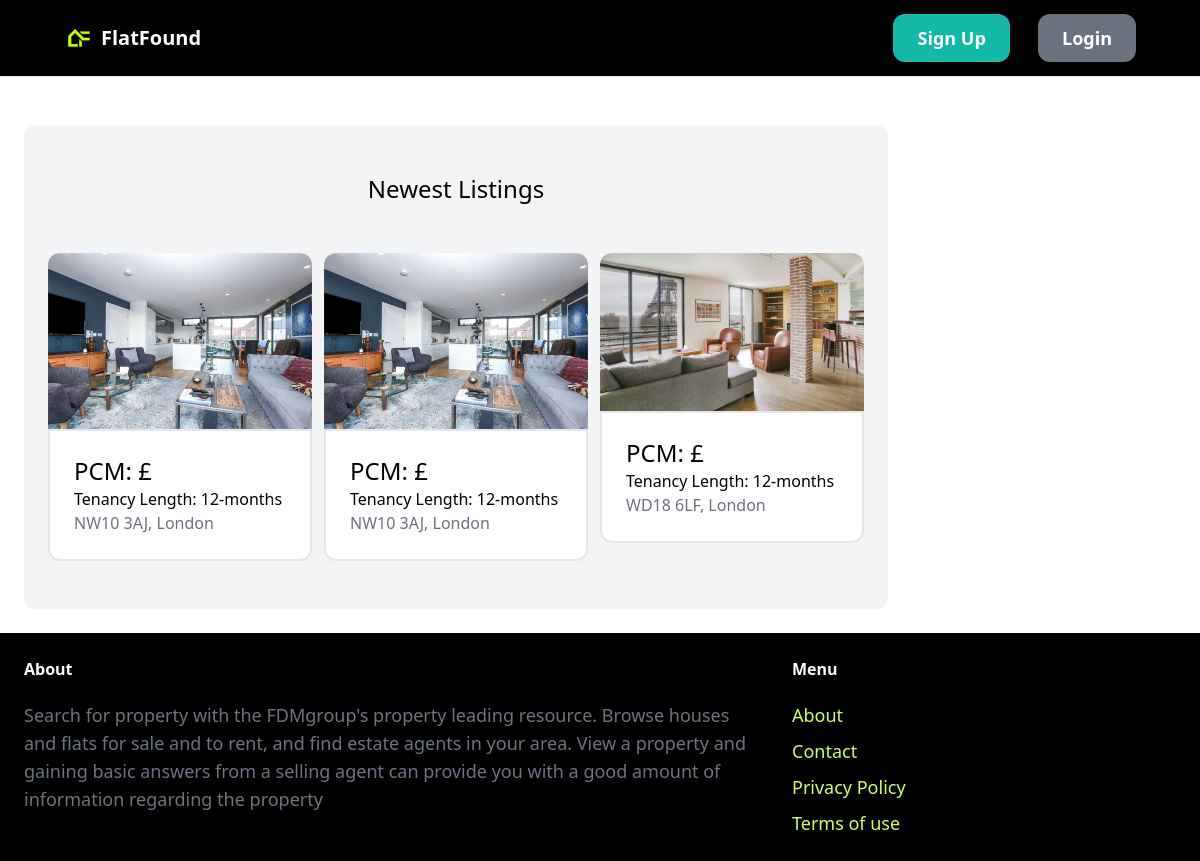
Before: /index/ with the older database file.
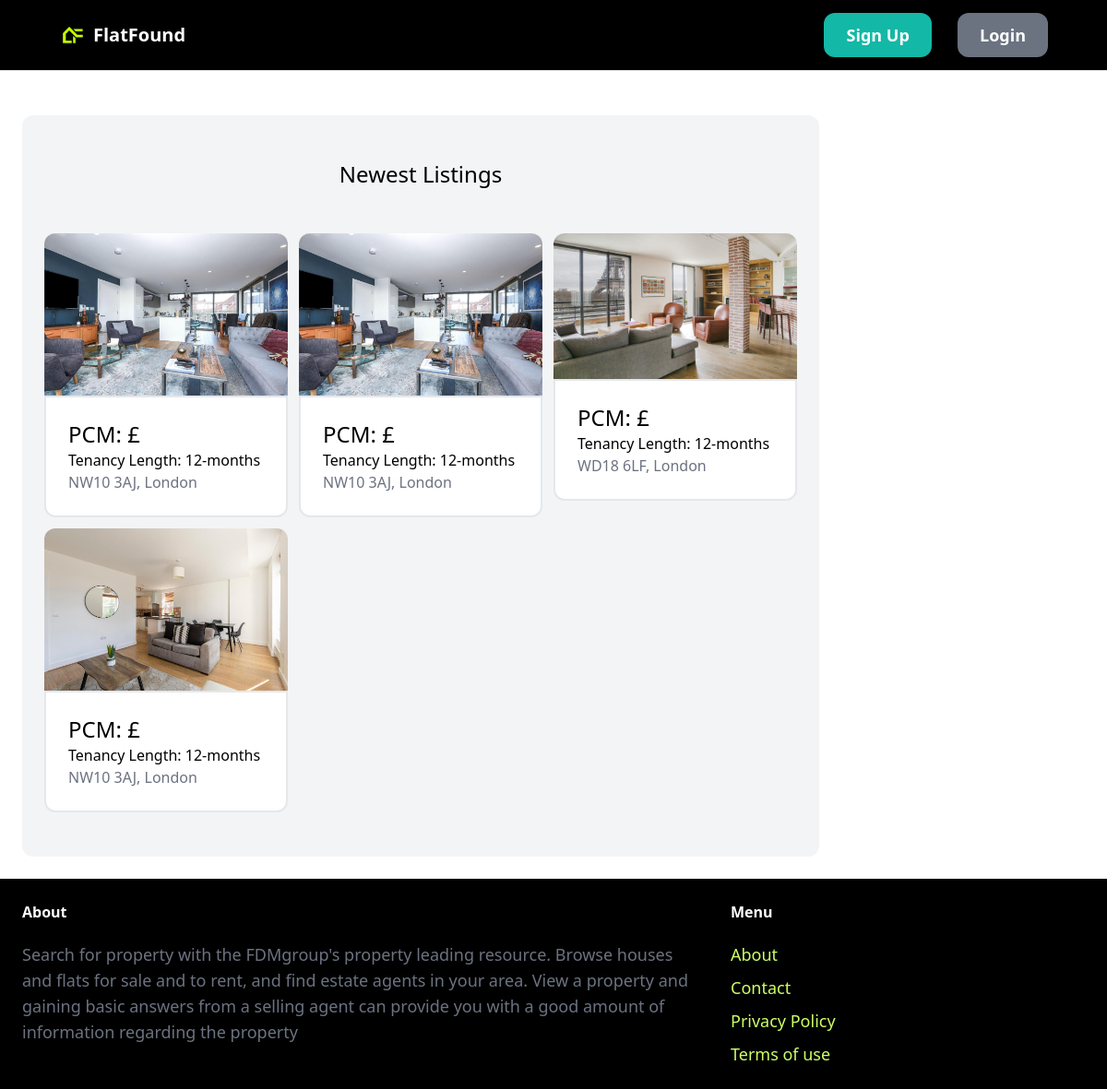
After: the same page with the newer database file.
### property/models.py (models this page shows, shortened)
class Property(models.Model):
    country = models.ForeignKey(Countries, related_name='countries', on_delete=models.CASCADE)
    city = models.TextField(blank=True, null=True)
    category = models.ForeignKey(Category, related_name='properties', on_delete=models.CASCADE)
    price_PCM = models.IntegerField()
    PPW = models.FloatField()
    address = models.TextField(blank=True, null=True)
    postcode = models.TextField(blank=True, null=True)
    pet_friendly = models.BooleanField(blank=True, null=True)
    number_of_beds = models.IntegerField(blank=True, null=True)
    number_of_bathrooms = models.IntegerField(blank=True, null=True)
    description = models.TextField(blank=True, null=True)
    image1 = models.ImageField(upload_to='prop_images', blank=True, null=True)
    image2 = models.ImageField(upload_to='prop_images', blank=True, null=True)
    image3 = models.ImageField(upload_to='prop_images', blank=True, null=True)
    image4 = models.ImageField(upload_to='prop_images', blank=True, null=True)
    favourites = models.ManyToManyField(User, related_name='favourite', default=None, blank=True)
    created_by = models.ForeignKey(
        User, related_name='properties', on_delete=models.CASCADE)
    created_at = models.DateField(auto_now_add=True)

class Category(models.Model):
    name = models.CharField(max_length=255)
    class Meta:
        verbose_name_plural = 'Categories'
    def __str__(self):
        return self.name  # Shows the name of property on admin page

### core/views.py (the view)
# urls.py: path('index/', views.index, name='index'),
def index(request):
    properties = Property.objects.all()[0:6]
    categories = Category.objects.all
    countries = Countries.objects.all
    return render(request, 'core/index.html', {
        'countries': countries,
        'categories': categories,
        'properties': properties
    })

### core/templates/core/index.html (shortened to what this page needs)
{% extends 'core/base.html' %}
{% block content %}
<div class="flex">
    <div class="w-3/4">
        <div class="mt-6 px-6 py-12 bg-gray-100 rounded-xl">
            <h2 class="mb-12 text-2xl text-center">Newest Listings</h2>
            <div class="grid grid-cols-3 gap-3 mt-6">
                {% for property in properties %}
                {% if request.user != property.created_by %}
                <div>
                    <a href="{% url 'property:detail' property.id %}">
                        <div>
                            <img src="{{ property.image1.url }}" alt="" class="rounded-t-xl">
                        </div>
                        <div class="p-6 bg-white rounded-b-xl border-2">
                            <h2 class="text-2xl">PCM: £{{property.price_pcm}}</h2>
                            <h2 class="text-1xl">Tenancy Length: {{property.category}} </h2>
                            <p class="text-gray-500">{{property.postcode}}, {{property.city}} </p>
                        </div>
                    </a>
                </div>
                {% endif %}
                {% endfor %}
            </div>
        </div>
    </div>
</div>
{% endblock %}

### core/templates/core/base.html (shortened to what this page needs)
{% load static %}
<!DOCTYPE html>
<html lang="en">
<head>
    <script src="https://cdn.tailwindcss.com"></script>
</head>
<body>
    <nav class="px-16 py-6 flex justify-between items-center border-b border-gray-200 bg-black text-white">
        <a href="{% url 'core:index' %}" class="flex items-center space-x-2">
            <img src="/FlatFound/core/templates/core/Logo.jpg" alt="Logo" class="h-6 w-auto">
            <span class="text-xl font-semibold title-option">FlatFound</span>
        </a>
        <div class="space-x-6">
            {% if request.user.is_authenticated %}
                <a href="{% url 'property:properties' %}" class="text-lg font-semibold menu-option">Browse</a>
                <a href="{% url 'dashboard:index' %}" class="text-lg font-semibold menu-option">Dashboard</a>
                <a href="{% url 'property:new' %}" class="text-lg font-semibold menu-option">New Listing</a>
                <a href="{% url 'property:favourite_list' %}" class="text-lg font-semibold menu-option">Favourites</a>
                <a href="{% url 'core:logout' %}" class="text-lg font-semibold menu-option">Logout</a>
            {% else %}
                <a href="{% url 'core:signup' %}" class="px-6 py-3 text-lg font-semibold bg-teal-500 text-white rounded-xl hover:bg-teal-700 hover:text-ccff66">Sign Up</a>
                <a href="{% url 'core:login' %}" class="px-6 py-3 text-lg font-semibold bg-gray-500 text-white rounded-xl hover:bg-gray-700 hover:text-ccff66">Login</a>
            {% endif %}
        </div>
    </nav>
    <div class="px-6 py-6 flex-grow">{% block content %} {% endblock %}</div>
    <footer class="py-6 px-6 flex justify-between bg-black">
        <div class="w-2/3 pr-10">
            <h3 class="mb-5 font-semibold text-white footer-title">About</h3>
            <p class="text-lg text-gray-500">
                Search for property with the FDMgroup's property leading resource. Browse houses and flats for sale and to rent, and find estate agents in your area.
                View a property and gaining basic answers from a selling agent can provide you with a good amount of information regarding the property
            </p>
        </div>
        <div class="w-1/3">
            <h3 class="mb-5 font-semibold text-white footer-title">Menu</h3>
            <ul class="space-y-2">
                <li><a href="#" class="text-lg footer-link">About</a></li>
                <li><a href="" class="text-lg footer-link">Contact</a></li>
                <li><a href="#" class="text-lg footer-link">Privacy Policy</a></li>
                <li><a href="#" class="text-lg footer-link">Terms of use</a></li>
            </ul>
        </div>
    </footer>
</body>
</html>

### core/templates/core/base.html (style rules this page uses)
html, body { height: 100%; margin: 0; padding: 0; display: flex; flex-direction: column; }
body { flex: 1; }
footer { flex-shrink: 0; background-color: black; }
.menu-option:hover, .title-option:hover, .footer-link { color: #ccff66; }
.footer-title { color: white; }

Changed rows visible on the page:
added Property: image1 (picture), category "12-months", postcode "NW10 3AJ", city "London"
